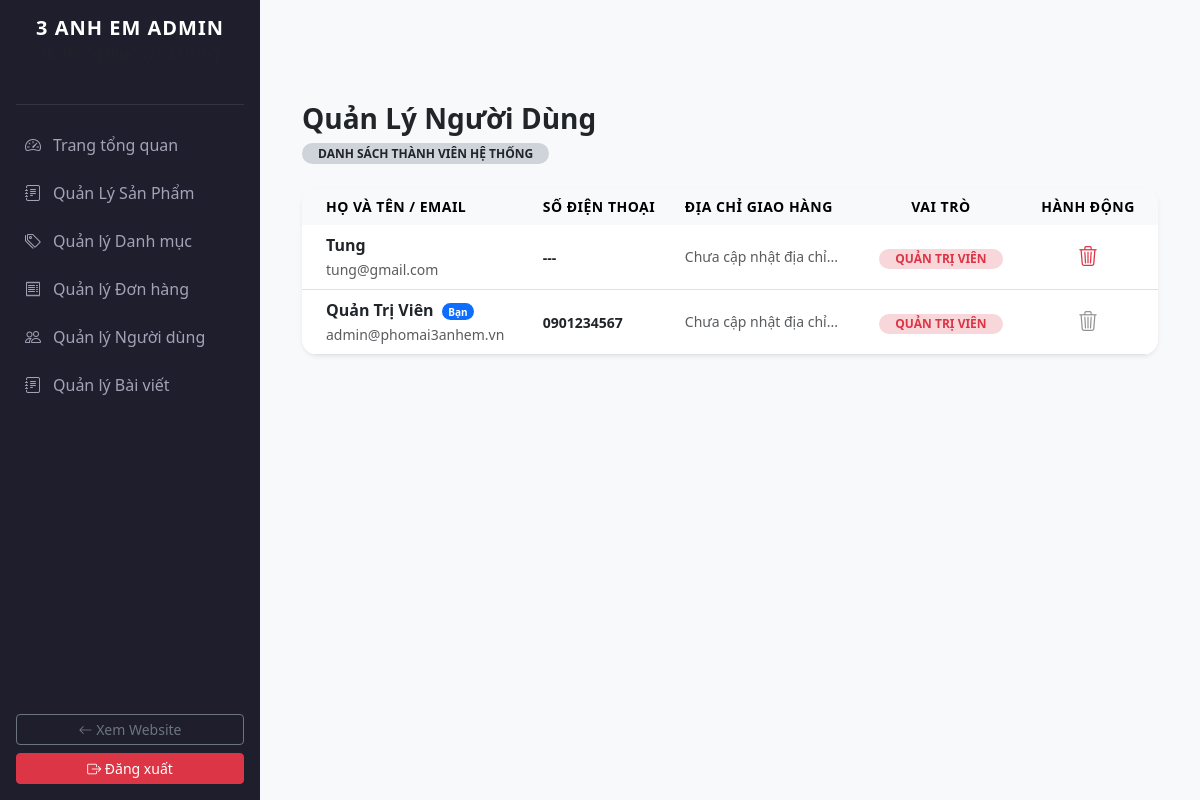
Page /phomai3anhem/admin/admin-users.php (signed in) on the earlier database version.
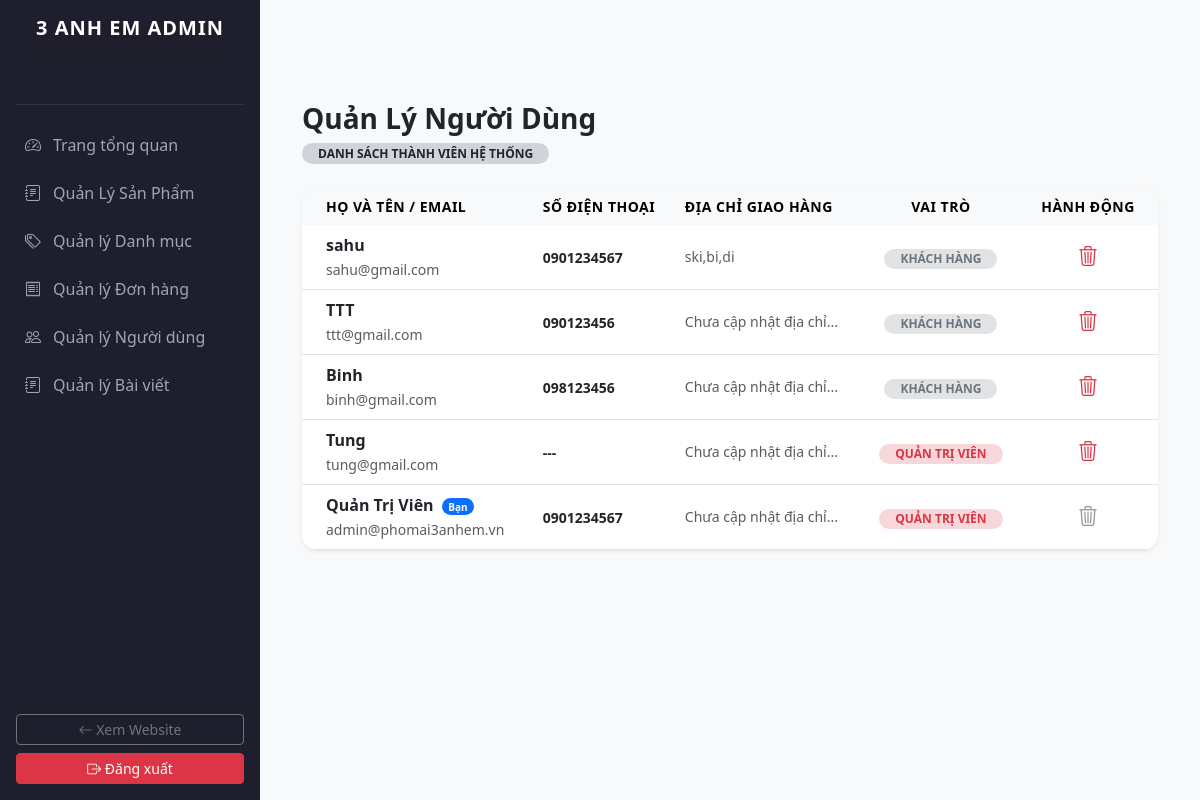
Same page on the later database version.
### tables this page shows
CREATE TABLE `users` (
  `id` int(10) UNSIGNED NOT NULL,
  `full_name` varchar(100) NOT NULL,
  `email` varchar(150) NOT NULL,
  `password` varchar(255) NOT NULL,
  `phone` varchar(20) DEFAULT NULL,
  `address` text DEFAULT NULL,
  `role` enum('customer','admin') NOT NULL DEFAULT 'customer',
  `created_at` datetime NOT NULL DEFAULT current_timestamp(),
  `updated_at` datetime NOT NULL DEFAULT current_timestamp() ON UPDATE current_timestamp()
);

### phomai3anhem/admin/admin-users.php (the view, shortened to what this page needs)
<?php
include_once '../config/db.php';
include_once 'includes/header.php';
$stmt = $pdo->query("SELECT id, full_name, email, phone, address, role, created_at FROM users ORDER BY id DESC");
$users = $stmt->fetchAll();
?>
<div class="container my-5 pt-4">
    <div class="mb-4">
        <h3 class="fw-bold text-dark mb-1">Quản Lý Người Dùng</h3>
        <span class="badge bg-dark-subtle text-dark rounded-pill px-3 py-1.5 small text-uppercase">Danh sách thành viên hệ thống</span>
    </div>
    <div class="card border-0 shadow-sm rounded-4 overflow-hidden bg-white">
        <div class="table-responsive">
            <table class="table table-hover align-middle mb-0">
                <thead class="table-light text-secondary small text-uppercase" style="letter-spacing: 0.5px;">
                    <tr>
                        <th class="border-0 ps-4">Họ và Tên / Email</th>
                        <th class="border-0">Số điện thoại</th>
                        <th class="border-0">Địa chỉ giao hàng</th>
                        <th class="border-0 text-center">Vai Trò</th>
                        <th class="border-0 text-center" style="width: 140px;">Hành động</th>
                    </tr>
                </thead>
                <tbody>
                    <?php if (count($users) > 0): ?>
                        <?php foreach ($users as $u): ?>
                            <tr>
                                <td class="ps-4">
                                    <div class="fw-bold text-dark mb-0">
                                        <?= htmlspecialchars($u['full_name']); ?>
                                        <?php if($u['id'] == $_SESSION['user_id']): ?>
                                            <span class="badge bg-primary rounded-pill small ms-1" style="font-size: 10px;">Bạn</span>
                                        <?php endif; ?>
                                    </div>
                                    <small class="text-muted text-lowercase"><?= htmlspecialchars($u['email']); ?></small>
                                </td>
                                <td>
                                    <span class="text-dark small fw-semibold"><?= !empty($u['phone']) ? htmlspecialchars($u['phone']) : '---'; ?></span>
                                </td>
                                <td>
                                    <small class="text-muted d-block text-truncate" style="max-width: 250px;" title="<?= htmlspecialchars($u['address']); ?>">
                                        <?= !empty($u['address']) ? htmlspecialchars($u['address']) : 'Chưa cập nhật địa chỉ...'; ?>
                                    </small>
                                </td>
                                <td class="text-center">
                                    <?php if (strtolower($u['role']) === 'admin'): ?>
                                        <span class="badge bg-danger-subtle text-danger rounded-pill px-3 py-1.5 small fw-bold text-uppercase">Quản Trị Viên</span>
                                    <?php else: ?>
                                        <span class="badge bg-secondary-subtle text-secondary rounded-pill px-3 py-1.5 small text-uppercase">Khách Hàng</span>
                                    <?php endif; ?>
                                </td>
                                <td class="text-center">
                                    <div class="btn-group gap-1">
                                        <?php if($u['id'] != $_SESSION['user_id']): ?>
                                            <a href="admin-user-process.php?action=delete&id=<?= $u['id']; ?>"
                                               class="btn btn-sm btn-outline-danger rounded-3 border-0 px-2"
                                               onclick="return confirm('Bạn có chắc chắn muốn xóa vĩnh viễn tài khoản thành viên này? Người dùng sẽ không thể đăng nhập được nữa.')" title="Xóa tài khoản">
                                                <i class="bi bi-trash3 fs-5"></i>
                                            </a>
                                        <?php else: ?>
                                            <button class="btn btn-sm btn-outline-light rounded-3 border-0 px-2 text-muted" disabled title="Không thể xóa chính mình">
                                                <i class="bi bi-trash3 fs-5 text-black-30"></i>
                                            </button>
                                        <?php endif; ?>
                                    </div>
                                </td>
                            </tr>
                        <?php endforeach; ?>
                    <?php else: ?>
                        <tr>
                            <td colspan="5" class="text-center py-5 text-muted small">Hệ thống chưa có tài khoản thành viên nào đăng ký.</td>
                        </tr>
                    <?php endif; ?>
                </tbody>
            </table>
        </div>
    </div>
</div>

Differences in the rows shown:
added users: full_name "sahu", email "sahu@gmail.com", phone "0901234567", address "ski,bi,di", role "KHÁCH HÀNG"
added users: full_name "TTT", email "ttt@gmail.com", phone "090123456", address "Chưa cập nhật địa chỉ...", role "KHÁCH HÀNG"
added users: full_name "Binh", email "binh@gmail.com", phone "098123456", address "Chưa cập nhật địa chỉ...", role "KHÁCH HÀNG"
